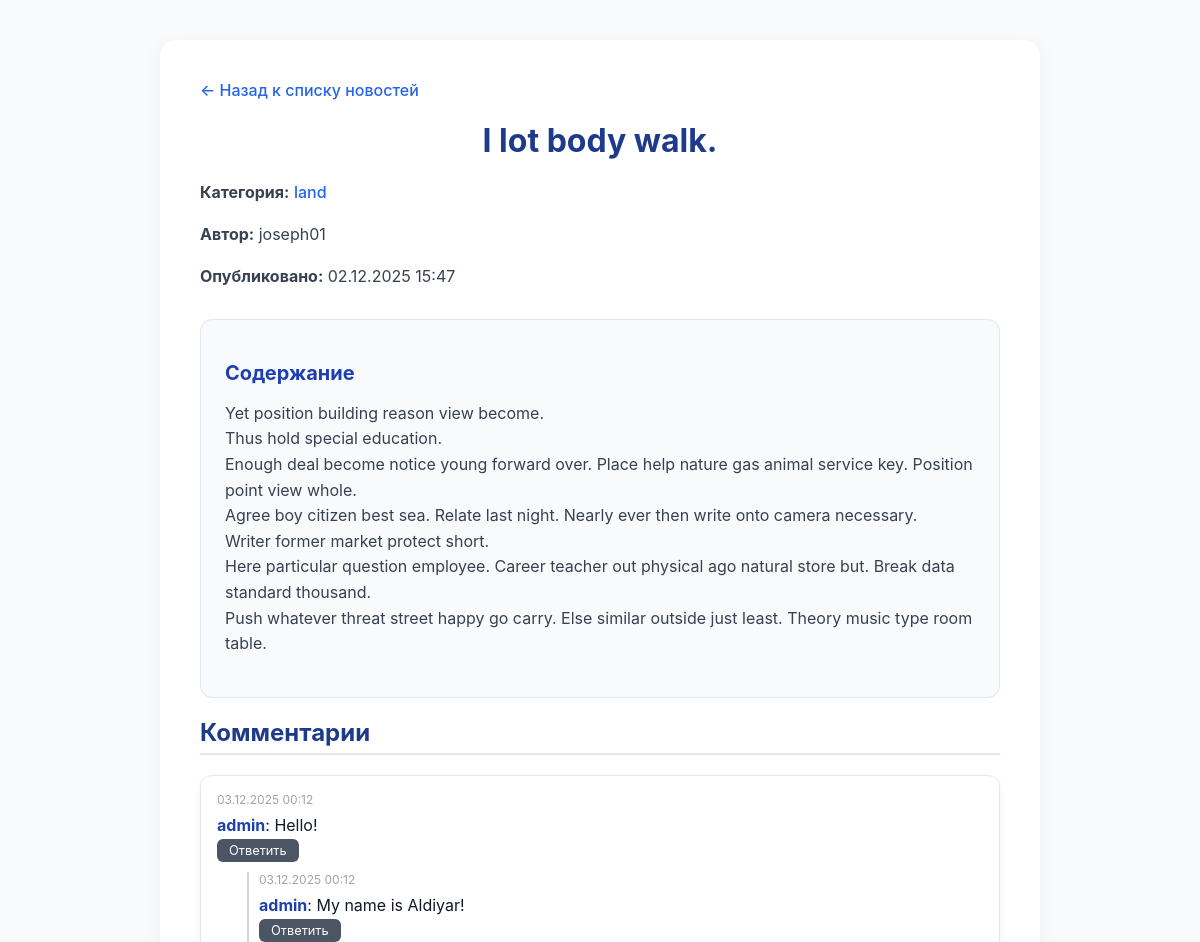
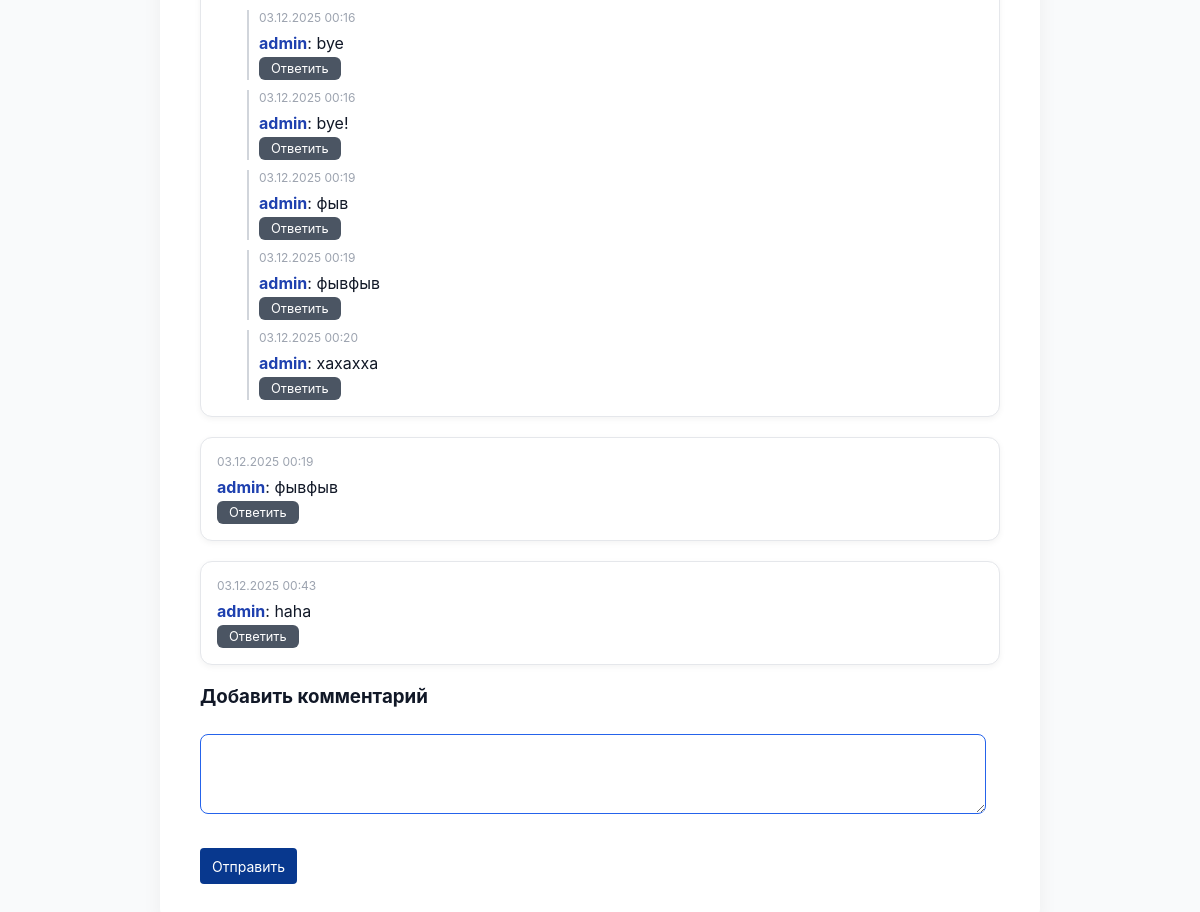
The page /news/1/ on the database as committed earlier (2 pictures, top to bottom).
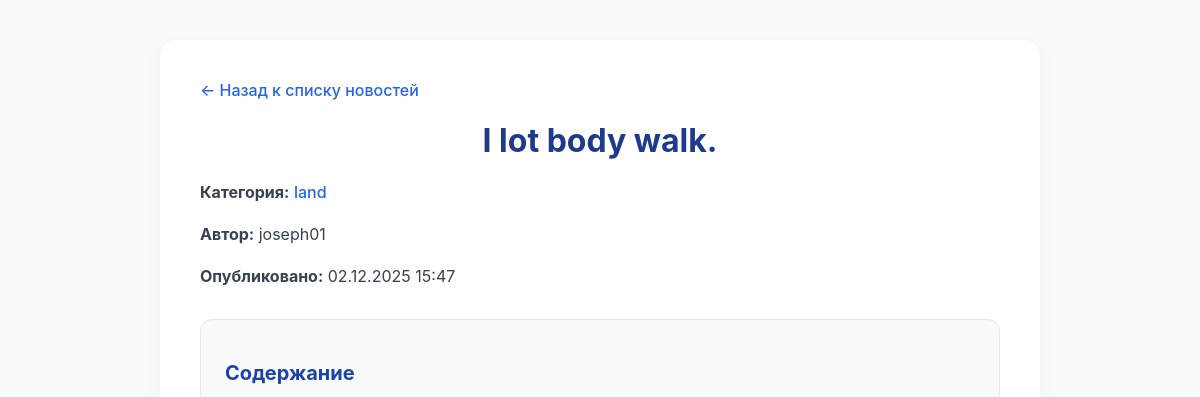
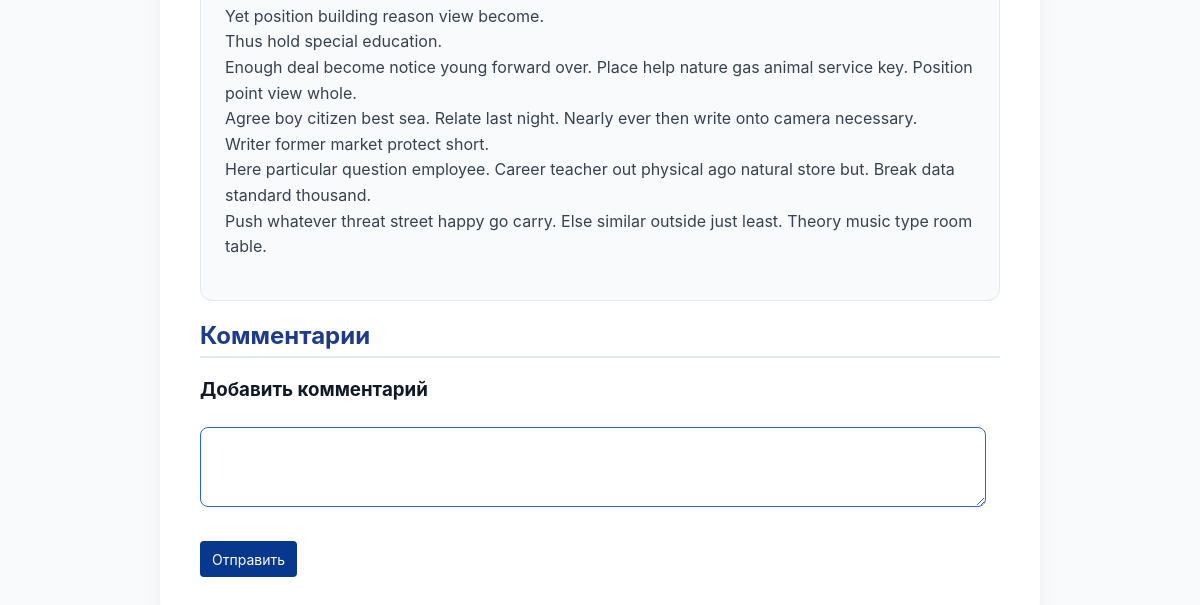
The same page on the database as committed later (2 pictures, top to bottom).
### apps/comments/models.py (models this page shows, shortened)
class Comment(AbstractBaseModel):
    news = models.ForeignKey(News, on_delete=models.CASCADE, related_name='comments')
    user = models.ForeignKey(User, on_delete=models.CASCADE, related_name='comments')
    text = models.TextField()
    parent = models.ForeignKey('self', null=True, blank=True, on_delete=models.CASCADE, related_name='replies')

### apps/accounts/models.py (models this page shows, shortened)
class User(AbstractUser, AbstractBaseModel):
    email = models.EmailField(unique=True)
    bio = models.TextField(blank=True, null=True)
    avatar = models.ImageField(upload_to='avatars/', blank=True, null=True)
    objects = UserManager()
    USERNAME_FIELD = 'username'
    REQUIRED_FIELDS = ['email']

### apps/news/views.py (the view)
# urls.py: path('<int:news_id>/', views.news_detail, name='news_detail'),
def news_detail(request, news_id):
    news_item = get_object_or_404(News, id=news_id, is_published=True)
    comments = Comment.objects.filter(news=news_item, is_deleted=False).order_by('created_at')  # все комментарии к новости
    for comment in comments:
        comment.active_replies = comment.replies.filter(is_deleted=False)
    if request.headers.get('Accept') == 'application/json':
        serializer = NewsSerializer(news_item)
        return JsonResponse(serializer.data, safe=False)
    context = {
        'news': news_item,
        'title': news_item.title,
        'comments': comments,
    }
    return render(request, 'news_detail.html', context)

### apps/accounts/models.py (called while the page is built)
    def __str__(self):
        return self.user.username

### apps/news/templates/news_detail.html (shortened to what this page needs)
<!DOCTYPE html>
<html lang="ru">
<head>
</head>
<body>
    <div class="container">
        <a href="{% url 'news:news_list' %}">← Назад к списку новостей</a>
        <h1>{{ news.title }}</h1>
        <p>
            <strong>Категория:</strong>
            {% if news.category %}
                <a href="{% url 'news:news_by_category' category_id=news.category.id %}">{{ news.category.name }}</a>
            {% else %}
                (Не указана)
            {% endif %}
        </p>
        <p>
            <strong>Автор:</strong>
            {% if news.author %}
                {{ news.author }}
            {% else %}
                (Автор не указан)
            {% endif %}
        </p>
        <p><strong>Опубликовано:</strong> {{ news.published_at|date:"d.m.Y H:i" }}</p>
        <article>
            <h2>Содержание</h2>
            <p>{{ news.content|linebreaksbr }}</p>
        </article>
        <div id="comments-section">
            <h2>Комментарии</h2>
            <div id="comments">
                {% if comments %}
                    {% for comment in comments %}
                        {% if not comment.parent %}
                            <div class="comment" id="comment-{{ comment.id }}">
                                    <div class="headerButton">
                                        <span class="comment-date">{{ comment.created_at|date:"d.m.Y H:i" }}</span><br>
                                    </div>
                                <b>{{ comment.user.username }}</b>: {{ comment.text }}<br>
                                <button class="btn-small" onclick="showReplyForm({{ comment.id }})">Ответить</button>
                                {% for reply in comment.active_replies %}
                                    <div class="reply" id="comment-{{ reply.id }}">
                                    <div class="headerButton">
                                        <span class="comment-date">{{ reply.created_at|date:"d.m.Y H:i" }}</span><br>
                                    </div>
                                        <b>{{ reply.user.username }}</b>: {{ reply.text }}<br>
                                        <button class="btn-small" onclick="showReplyForm({{ reply.id }})">Ответить</button>
                                    </div>
                                {% endfor %}
                            </div>
                        {% endif %}
                    {% endfor %}
                {% else %}
                    <p>Комментариев пока нет.</p>
                {% endif %}
            </div>
            <h3>Добавить комментарий</h3>
            <textarea id="new-comment" rows="3"></textarea><br><br>
            <button type="button" class="buttonSend" onclick="postComment({{ news.pk }})">Отправить</button>
        </div>
    </div>
</body>
</html>

Rows that differ between the two databases and show on the page:
no longer on this page (row edited): Comment: created_at "03.12.2025 00:12", user.username "admin", text "Hello!", shown under "Комментарии"
no longer on this page (row unchanged): Comment: created_at "03.12.2025 00:12", user.username "admin", text "My name is Aldiyar!"
no longer on this page (row edited): Comment: created_at "03.12.2025 00:16", user.username "admin", text "bye", shown under "03.12.2025 00:12"
no longer on this page (row edited): Comment: created_at "03.12.2025 00:16", user.username "admin", text "bye!", shown under "03.12.2025 00:12"
no longer on this page (row unchanged): Comment: created_at "03.12.2025 00:19", user.username "admin", text "фыв", shown under "03.12.2025 00:12"
no longer on this page (row unchanged): Comment: created_at "03.12.2025 00:19", user.username "admin", text "фывфыв", shown under "03.12.2025 00:12"
no longer on this page (row unchanged): Comment: created_at "03.12.2025 00:20", user.username "admin", text "хахахха", shown under "03.12.2025 00:12"
no longer on this page (row edited): Comment: created_at "03.12.2025 00:19", user.username "admin", text "фывфыв", shown under "Комментарии"
no longer on this page (row edited): Comment: created_at "03.12.2025 00:43", user.username "admin", text "haha", shown under "Комментарии"
